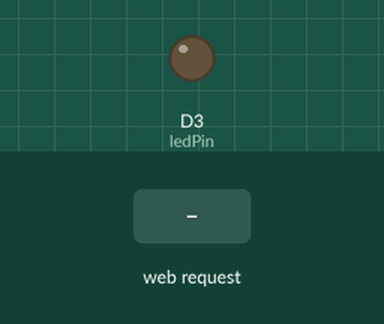
The sketch below on a simulated ESP8266 (NodeMCU). On the bench: output pins drawn as LEDs (lit = HIGH). The test bench sets the inputs (shaded band). WiFi joins after 1.5 s; servers stay silent unless stated; what the sketch prints to the serial monitor is not drawn.

Above: at 2.7 s.
2.8 s: HTTP request GET /ON received
At 3.1 s:
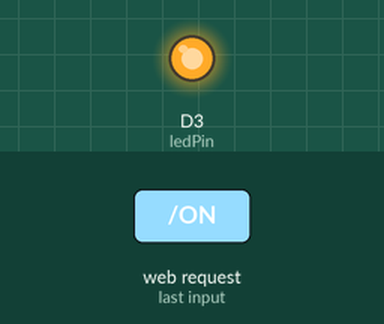
4.3 s: HTTP request GET /OFF received
At 5.4 s:
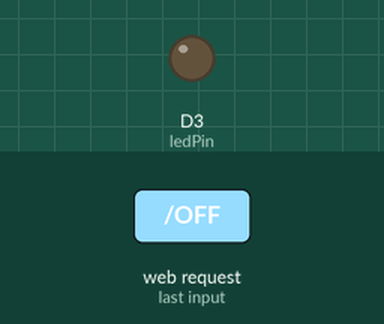
Timing chart, 0 to 7.3 s (numbered marks = the images above; inputs shaded):
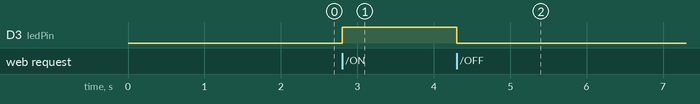

The sketch:

MCU.ino
```cpp
#include <ESP8266WiFi.h>

const char *ssid = "Prawet";
const char *password = "abcdefabcd";

WiFiServer server(80);

const int trigPin = D1;
const int echoPin = D2;
const int ledPin = D3;

void setup()
{
  Serial.begin(115200);
  pinMode(ledPin, OUTPUT);
  pinMode(trigPin, OUTPUT);
  pinMode(echoPin, INPUT);
  digitalWrite(ledPin, LOW);

  WiFi.begin(ssid, password);
  while (WiFi.status() != WL_CONNECTED)
  {
    delay(500);
    Serial.print(".");
  }

  Serial.println("");
  Serial.print("Connected! IP address: ");
  Serial.println(WiFi.localIP());

  server.begin();
}

long readDistanceCM()
{
  digitalWrite(trigPin, LOW);
  delayMicroseconds(2);
  digitalWrite(trigPin, HIGH);
  delayMicroseconds(10);
  digitalWrite(trigPin, LOW);
  long duration = pulseIn(echoPin, HIGH);
  return duration * 0.034 / 2;
}

void loop()
{
  WiFiClient client = server.available();
  if (!client)
    return;

  while (!client.available())
    delay(1);
  String request = client.readStringUntil('\r');
  client.flush();

  if (request.indexOf("/ON") != -1)
  {
    digitalWrite(ledPin, HIGH);
  }
  else if (request.indexOf("/OFF") != -1)
  {
    digitalWrite(ledPin, LOW);
  }

  if (request.indexOf("/distance") != -1)
  {
    long distance = readDistanceCM();
    client.print("HTTP/1.1 200 OK\r\nContent-Type: text/plain\r\n\r\n");
    client.print(distance);

    return;
  }

  // หน้าเว็บหลัก
  String html = R"rawliteral(
    <!DOCTYPE html>
    <html>
    <head>
      <meta charset="UTF-8">
      <meta name="viewport" content="width=device-width, initial-scale=1.0">
      <title>ESP8266 Control</title>
      <style type="text/css">
            html {
                font-family: monospace;
                margin: 0px auto;
                text-align: center;
                background-color: #f0f0f0;
            }
            content {
                display: flex;
                flex-wrap: wrap;         /* ✅ ให้ wrap ได้เมื่อจอแคบ */
                justify-content: center;
                gap: 20px;
                padding: 20px;
                box-sizing: border-box;
                max-width: 100%;
            }
            #left, #right {
                border: 1px solid #aaa;
                padding: 16px;
                width: 100%;             /* ✅ ใช้ 100% บนจอเล็ก */
                max-width: 300px;        /* ✅ จำกัดความกว้างไม่ให้ใหญ่เกินไป */
                background-color: #fff;
                box-sizing: border-box;
            }
            #right{
                display: flex;
                flex-direction: column;
                justify-content: center;
                align-items: center;
                text-align: center;
            }
            #message {
                display: flex;
                width: 100%;
                justify-content: center;
            }
            .alert-box{
                color: black;
                padding: 10px;
                /* display: flex; */
                /* justify-content: space-around; */
                font-weight: bold;
                font-size: 2em;
                border-radius: 6px;
                margin: 10px auto;
                width: 100%;
                max-width: 250px;
                transition: opacity 0.3s ease;
            }
            #warning{
                background-color: #ffffcc;
                border-left: 5px solid #ff9800;
            }
            #danger{
                background-color: #ffcccc;
                border-left: 5px solid #ff0000;
            }
            #safe{
                background-color: #ccffcc;
                border-left: 5px solid #2e7d32; ;
            }
            .center-wrapper {
                flex: 1;
                display: flex;
                align-items: center;
                justify-content: center;
            }
            .value-wrapper {
                font-size: 4em;
                font-weight: bold;
            }

            .switch {
                position: relative;
                display: inline-block;
                width: 80px;
                height: 34px;
                margin-top: 5%;
            }

            /* Hide the default checkbox */
            .switch input {
                opacity: 0;
                width: 0;
                height: 0;
            }
            /* Slider */
            .slider {
                position: absolute;
                cursor: pointer;
                top: 0;
                left: 0;
                right: 0;
                bottom: 0;
                background-color: red;
                transition: 0.4s;
                border-radius: 34px;
            }
            /* Slider Circle */
            .slider:before {
                position: absolute;
                content: "";
                height: 26px;
                width: 26px;
                left: 4px;
                bottom: 4px;
                background-color: white;
                transition: 0.4s;
                border-radius: 50%;
            }
            /* Checked State */
            input:checked + .slider {
                background-color: #4caf50;
            }

            input:checked + .slider:before {
                transform: translateX(46px);
            }
        </style>
      <script>
        function updateDistance() {
        fetch('/distance')
          .then(response => response.text())
            .then(data => {
                const distance_Float = parseFloat(data);
                document.getElementById('distance').innerText = data + ' cm';

                const warnbox = document.getElementById('warning');
                const safebox = document.getElementById('safe');
                const dangerbox = document.getElementById('danger');
                dangerbox.style.display = 'none';
                warnbox.style.display = 'none';
                safebox.style.display = 'none';
                if (distance_Float < 10) {
                    dangerbox.style.display = 'block';
                } else if (distance_Float < 30) {
                    warnbox.style.display = 'block';
                } else {
                    safebox.style.display = 'block';
                }
            })
            .catch(error => {
                console.error("Fetch failed:", error);
            });
        }
        setInterval(updateDistance, 1000); // อัปเดตทุก 1 วินาที
        window.onload = function () {
        updateDistance();

        const toggle = document.getElementById("toggle-switch");
        toggle.addEventListener("change", () => {
          fetch(toggle.checked ? "/ON" : "/OFF")
            .catch(err => console.error("LED toggle failed:", err));
        });
      };
      </script>
    </head>
    <body id="body">
        <header>
          <h1>ESP8266 Control</h1>
        </header>

        <content>
            <div id="left">
                <h3 >Control LED State</h3>
			    <hr>
                <label class="switch">
                    <input type="checkbox" id="toggle-switch">
                    <span class="slider"></span>
                </label>
            </div>

            <div id="right">
                <h3>Ultrasonic Sensor Data</h3>
                <hr style="width: 250px;">
                <div class="center-wrapper">
                    <div class="value-wrapper">
                        <!-- <span id="distance">--</span> -->
                        <span id="distance">--</span>
                    </div>
                </div>
            </div>

        </content>
        <div id="message">
            <div class="alert-box" id="warning">⚠️ Warning ⚠️</div>
            <div class="alert-box" id="danger">❗️ DANGER!!! ❗️</div>
            <div class="alert-box" id="safe">✔️ SAFE ✔️</div>
        </div>
        <!-- <p><a href="/ON"><button>เปิดไฟ</button></a></p>
        <p><a href="/OFF"><button>ปิดไฟ</button></a></p>
        <h2>ระยะจาก HC-SR04: <span id="distance">--</span></h2> -->

    </body>
    </html>
  )rawliteral";

  client.print("HTTP/1.1 200 OK\r\nContent-Type: text/html\r\n\r\n");
  client.print(html);
  delay(1);
}
```

Measured:
- after the input at 2.8 s, D3 (ledPin): LOW → HIGH at once
- after the input at 4.3 s, D3 (ledPin): HIGH → LOW at once
